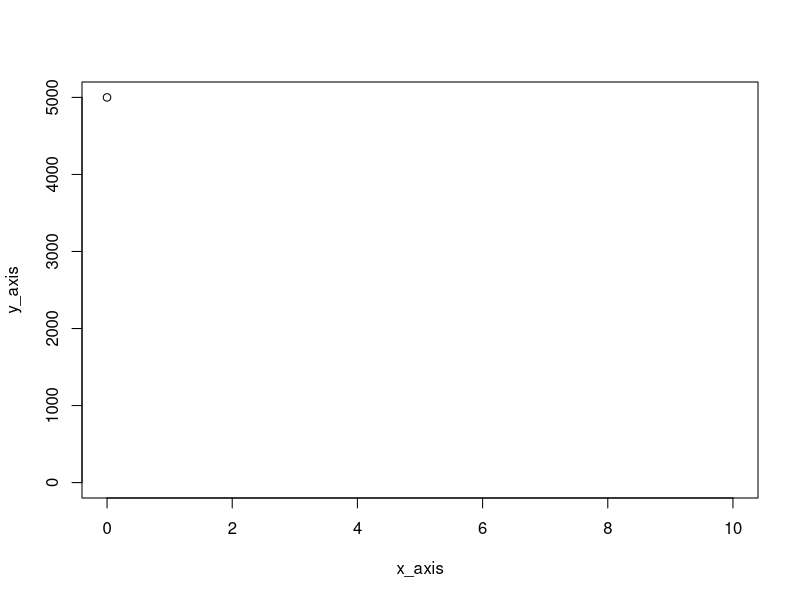
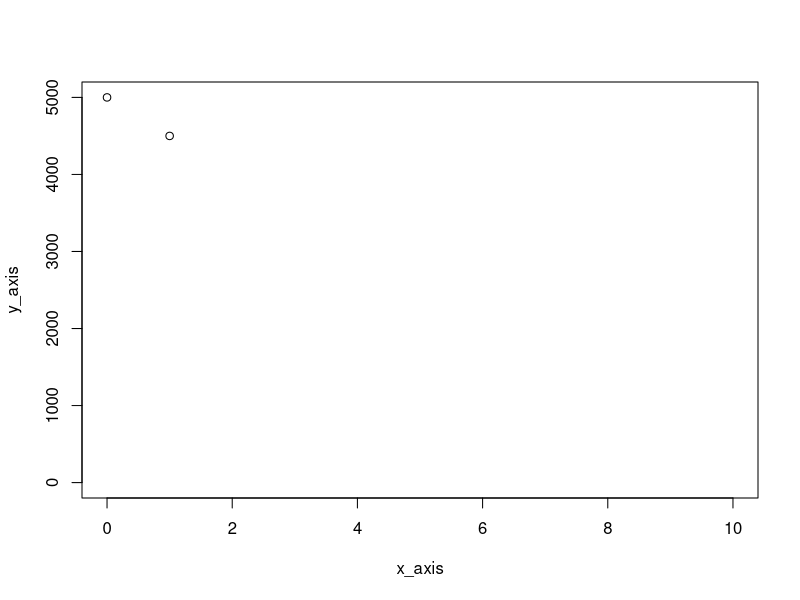
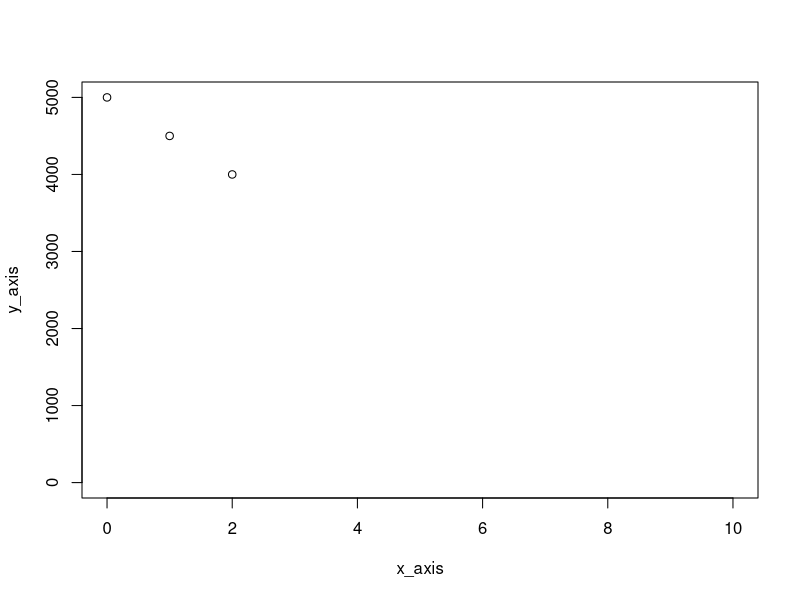
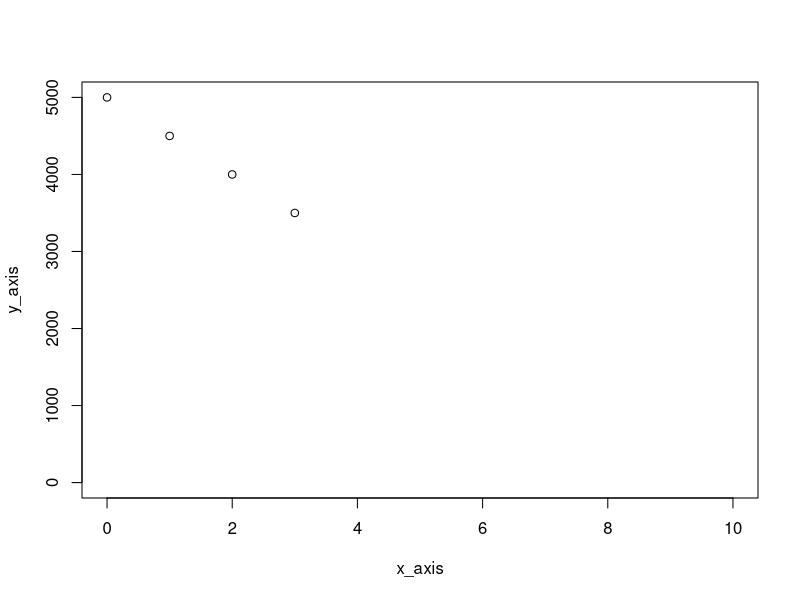
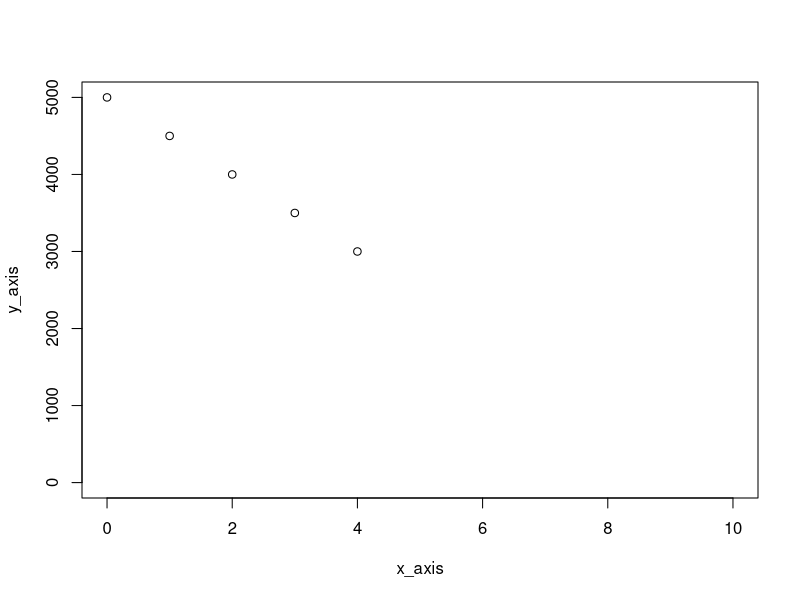
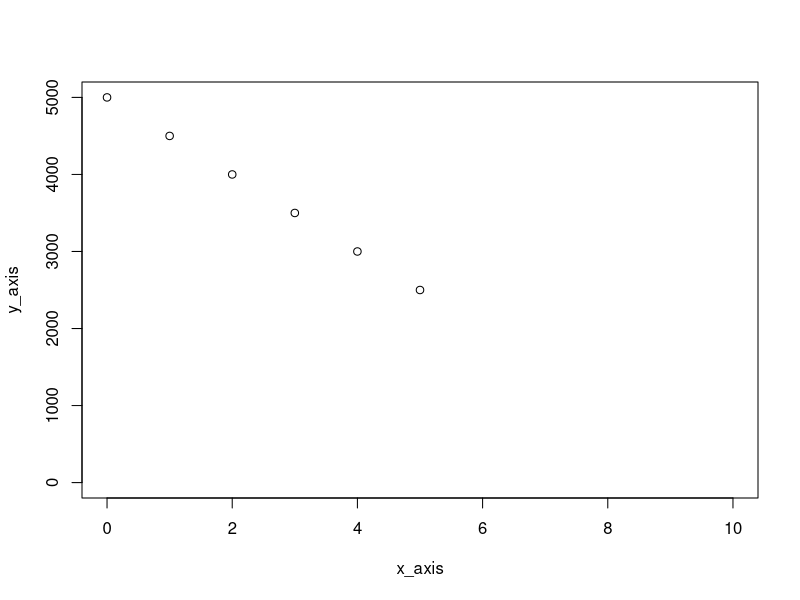
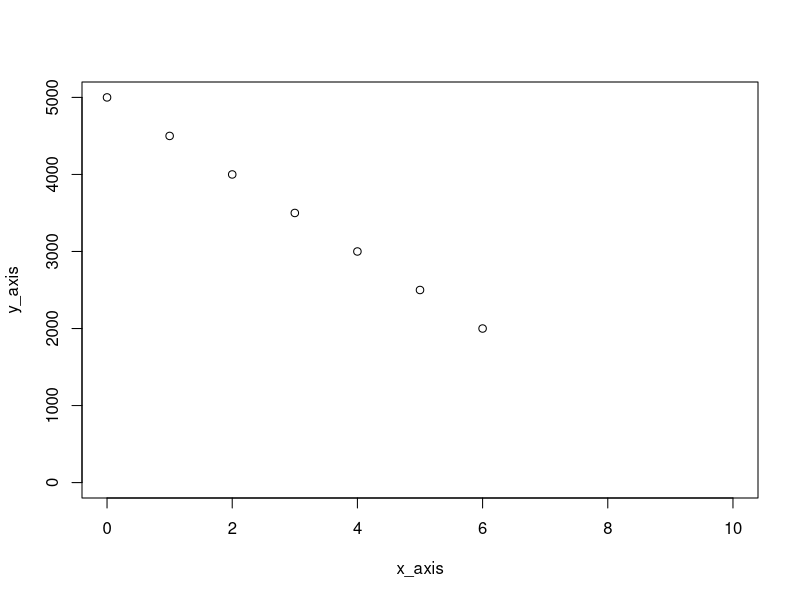
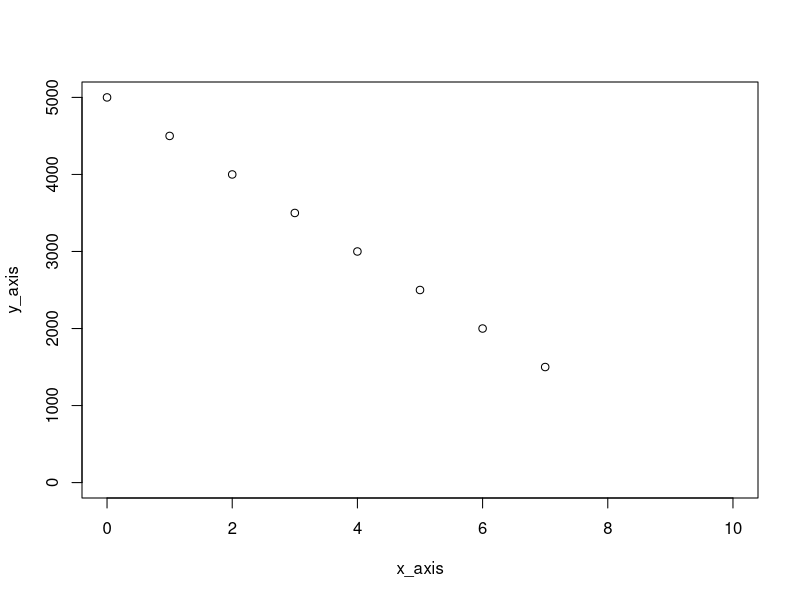

Source code (R) for these figures, in order:
## ---- chunk 1
debt <- 5000    # initial debt
i <- 0          # x axis counter
x_axis <- i     # x axis
y_axis <- debt  # y axis

# Initial plot
plot(x_axis, y_axis, xlim = c(0,10), ylim = c(0,5000))

# Graph your debt
while (debt > 0) {

  # Updating variables
  debt <- debt - 500
  i <- i + 1
  x_axis <- c(x_axis, i)
  y_axis <- c(y_axis, debt)
  
  # Next plot
  plot(x_axis, y_axis, xlim = c(0,10), ylim = c(0,5000))
}

## ---- chunk 2
my.temp <- 1:10
for (i in my.temp) {
  print(i)
}

## ---- chunk 3
percent_to_decimal <- function(percent) {
    decimal <- percent / 100
    decimal
}

percent_to_decimal(6)

